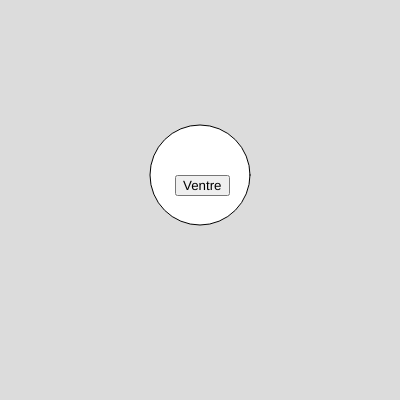
Frame 1 (no input)
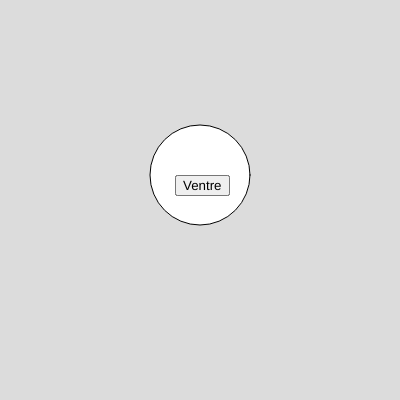
Frame 60 (no input)
Frame 120 (the mouse pressed at the canvas centre since frame 60): identical to frame 60, image omitted

The p5.js sketch that drew these frames (run headless with seeded random() and noise() and a simulated clock; from frame 60 on, the mouse is pressed at the canvas centre):

// p5.js sketch
// ── sketch.js
let x = 200;
let y = 175;
let r = 50;
function setup() {
  createCanvas(400, 400);
}

function draw() {
  background(220);
  circle(x, y, r * 2);
  button = createButton("Ventre");
  button.position(175, 175);
  button.mousePressed(ventre_click);
}
function ventre_click() {
  if (mouseIsPressed === true) {
    if (mouseButton === LEFT) {
      if (dist(x, y, mouseX, mouseY) < r) {
        console.log("true");
      } else {
        console.log("falske");
      }
    }
  }
}
